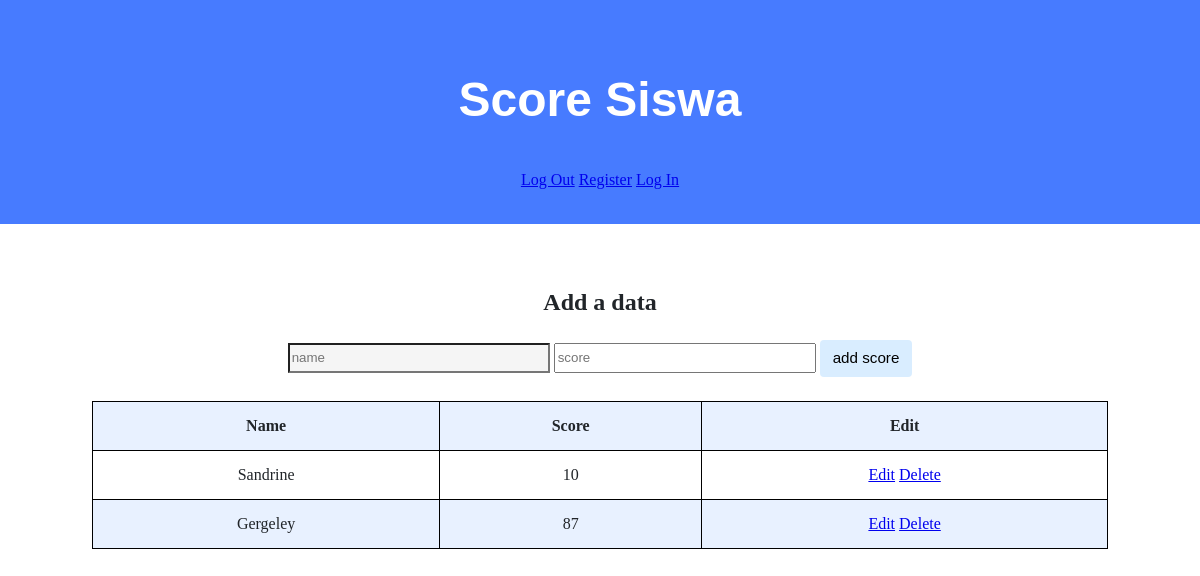
The app's page /, older data.
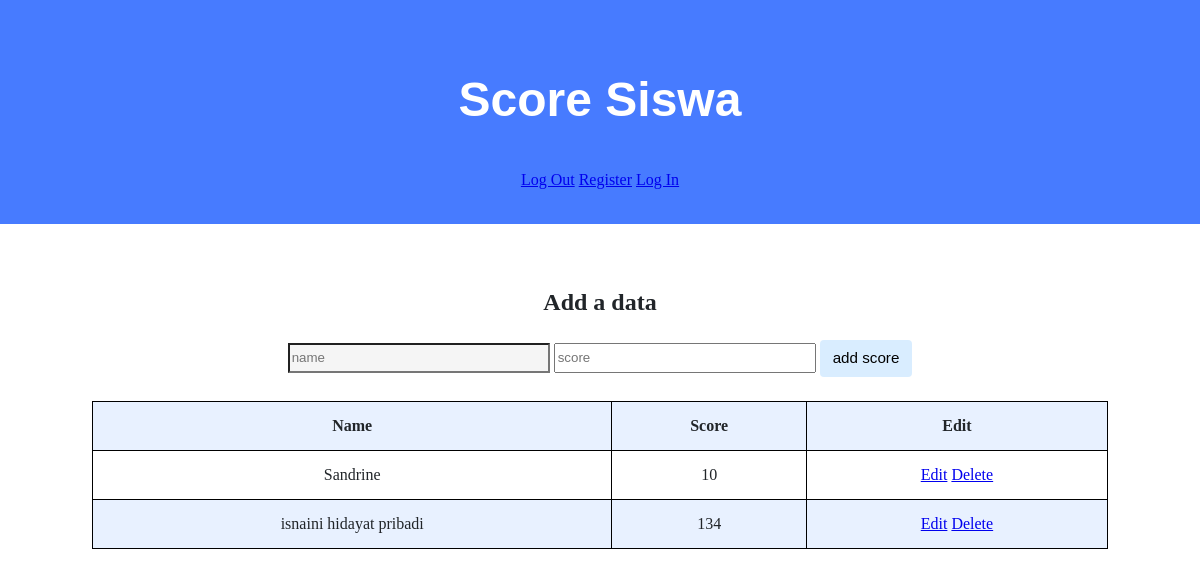
The same page, newer data.
### tables this page shows
CREATE TABLE "score" (
	"id"	INTEGER NOT NULL,
	"name"	TEXT NOT NULL,
	"score"	INTEGER NOT NULL,
	PRIMARY KEY("id" AUTOINCREMENT)
);

### app.py (the view)
@app.route("/", methods=["GET", "POST"])
def index():
        if request.method == "POST":
            name = request.form.get("name")
            score = request.form.get("score")
            db.execute("INSERT INTO score (name, score) VALUES(?, ?)", name, score)
            return redirect("/")
        else:
            students = db.execute("SELECT * FROM score")
            return render_template("index.html", students=students)

### templates/index.html (shortened to what this page needs)
<!DOCTYPE html>
<html lang="en">
<head>
    <link href="/static/styles.css" rel="stylesheet">
</head>
<body>
    <div class="jumbotron">
        <h1>Score Siswa</h1>
        <a href="/logout">Log Out</a>
        <a href="/register">Register</a>
        <a href="/login">Log In</a>
    </div>
    <div class="container">
        <div class="section">
        <h2>Add a data</h2>
        <form action="/" method="POST">
            <input name="name" placeholder="name" type="text">
            <input name="score" placeholder="score" type="number">
            <input type="submit" value="add score">
        </form>
        </div>
        <div class="section">
            <table>
                <tr>
                    <th>Name</th>
                    <th>Score</th>
                    <th>Edit</th>
                </tr>
                {% for student in students %}
                <tr>
                    <td>{{ student.name }}</td>
                    <td>{{ student.score }}</td>
                    <td>
                        <a href="/edit/{{ student['id'] }}">Edit</a>
                        <a href="/delete/{{ student ['id']}}" onclick="return confirm ('Yakin ingin menghapus?')">Delete</a>
                    </td>
                </tr>
                {% endfor %}
            </table>
        </div>
    </div>
</body>
</html>

### static/styles.css (style rules this page uses)
body { background-color: #fff; color: #212529; font-size: 1rem; font-weight: 400; line-height: 1.5; margin: 0; text-align: left; }
.container { margin-left: auto; margin-right: auto; padding-left: 15px; padding-right: 15px; text-align: center; width: 90%; }
.jumbotron { background-color: #477bff; color: #fff; margin-bottom: 2rem; padding: 2rem 1rem; text-align: center; }
.section { padding-bottom: 1rem; padding-left: 2rem; padding-right: 2rem; padding-top: 0.5rem; }
h1 { font-family: 'Montserrat', sans-serif; font-size: 48px; }
button, input[type="submit"] { background-color: #d9edff; border: 1px solid transparent; border-radius: 0.25rem; font-size: 0.95rem; font-weight: 400; line-height: 1.5; padding: 0.375rem 0.75rem; text-align: center; transition: color 0.15s ease-in-out, background-color 0.15s ease-in-out, border-color 0.15s ease-in-out, box-shadow 0.15s ease-in-out; vertical-align: middle; }
input[type="text"], input[type="number"] { line-height: 1.8; width: 25%; }
input[type="text"], input[type="number"]:hover { background-color: #f5f5f5; transition: color 2s ease-in-out, background-color 0.15s ease-in-out; }
table { background-color: transparent; margin-bottom: 1rem; width: 100%; }
table th, table td { padding: 0.75rem; vertical-align: middle; }
tbody tr:nth-of-type(odd) { background-color: rgb(179, 208, 255, 0.3); }

### templates/index.html (style rules this page uses)
table, th, td { border: 1px solid black; border-collapse: collapse; padding: 8px; }

Row changes from the older to the newer data that the page shows:
removed score: name "Gergeley", score "87"
added score: name "isnaini hidayat pribadi", score "134"
